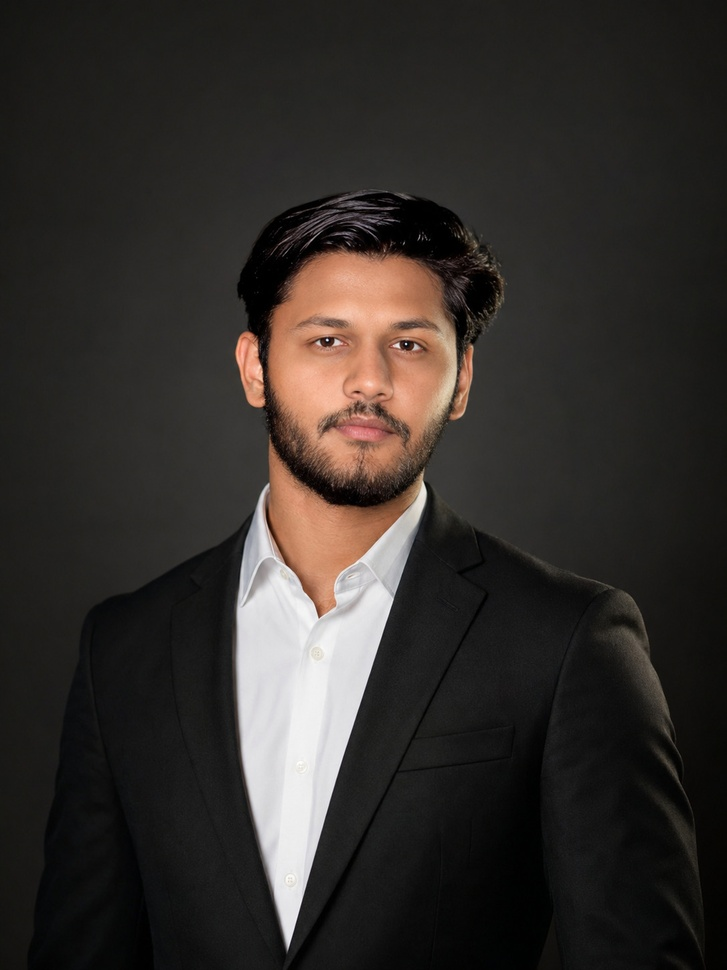
#> input picture source-photo.jpg, 727 x 970 px, shrunk from 1086 x 1448 before the run; its folder holds only this picture in this run
$ python prep_photo_simple.py
#> lines starting #> are read from the running program, lines starting #| are printed output that depends on the picture
"""
Simple photo preparation for ASCII conversion (no AI background removal).
Boosts contrast and saves as grayscale. Works on Windows without rembg/onnxruntime.

Usage: python scripts/prep_photo_simple.py [input.jpg] [output.png]
"""
import os
import sys

import cv2
import numpy as np
from PIL import Image

HERE = os.path.dirname(os.path.abspath(__file__))
INP = sys.argv[1] if len(sys.argv) > 1 else os.path.join(HERE, "..", "source-photo.jpg")
OUT = sys.argv[2] if len(sys.argv) > 2 else os.path.join(HERE, "..", "source-prepped.png")

# 1. Load image as grayscale
img = cv2.imread(INP, cv2.IMREAD_COLOR)
#> img is the input picture: shape (970, 727, 3); mean B, G, R 42.6, 45.9, 50.5
if img is None:
    print(f"Error: could not load {INP}")
    sys.exit(1)

# 2. Convert to grayscale
gray = cv2.cvtColor(img, cv2.COLOR_BGR2GRAY)
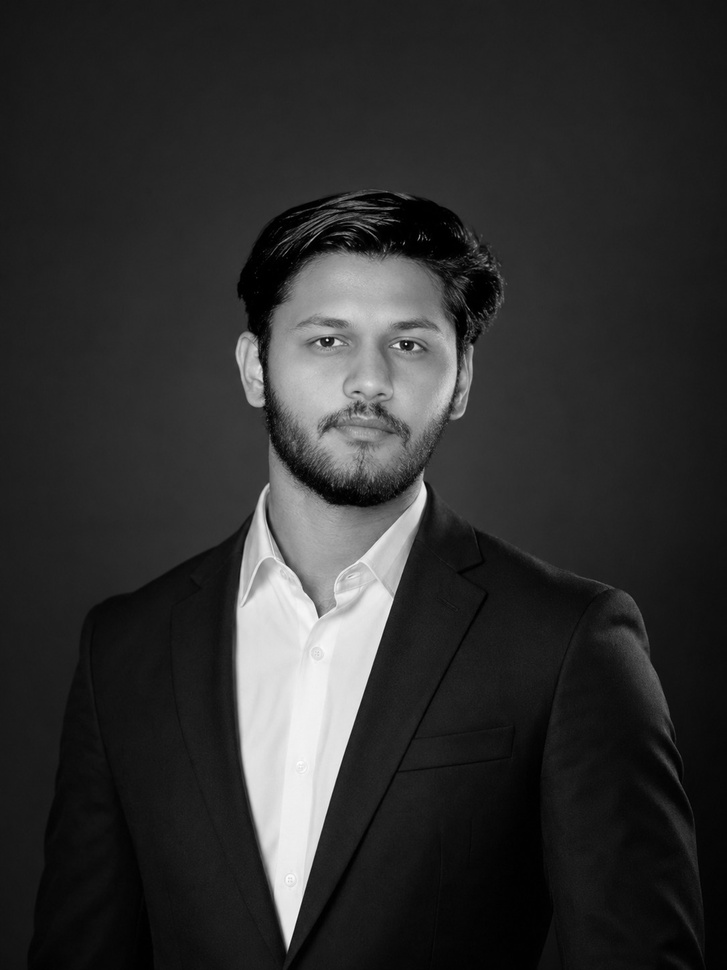
#> gray: shape (970, 727); min 0, max 255, mean 46.9

# 3. Apply CLAHE (local contrast enhancement)
clahe = cv2.createCLAHE(clipLimit=2.6, tileGridSize=(8, 8))
gray = clahe.apply(gray)
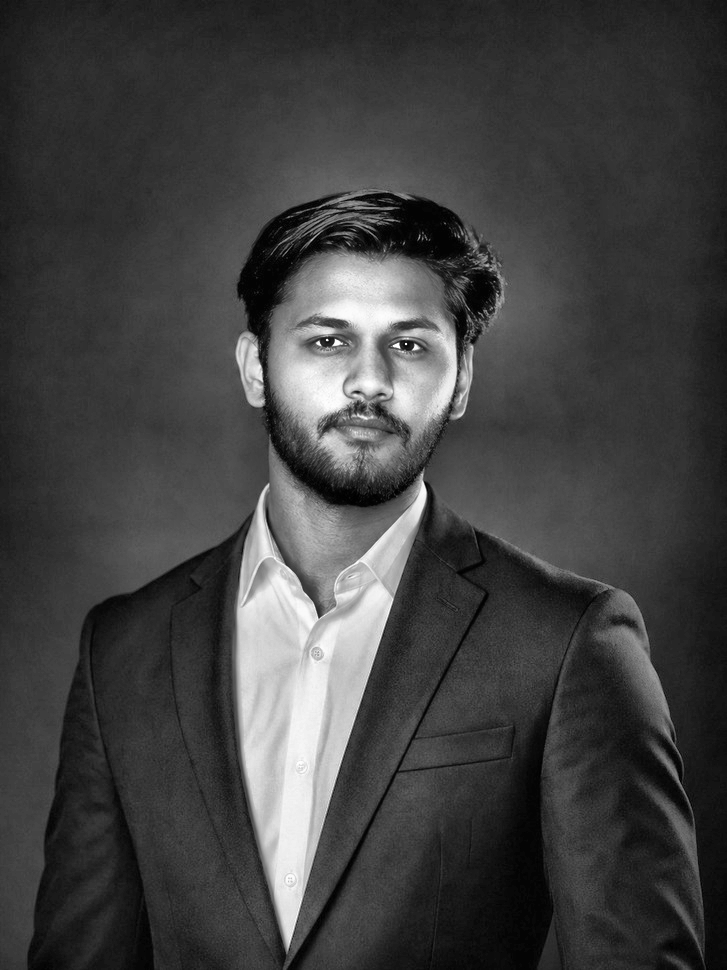
#> gray: shape (970, 727); min 0, max 255, mean 65

# 4. Slight global brightness/contrast lift
gray = cv2.convertScaleAbs(gray, alpha=1.05, beta=18)
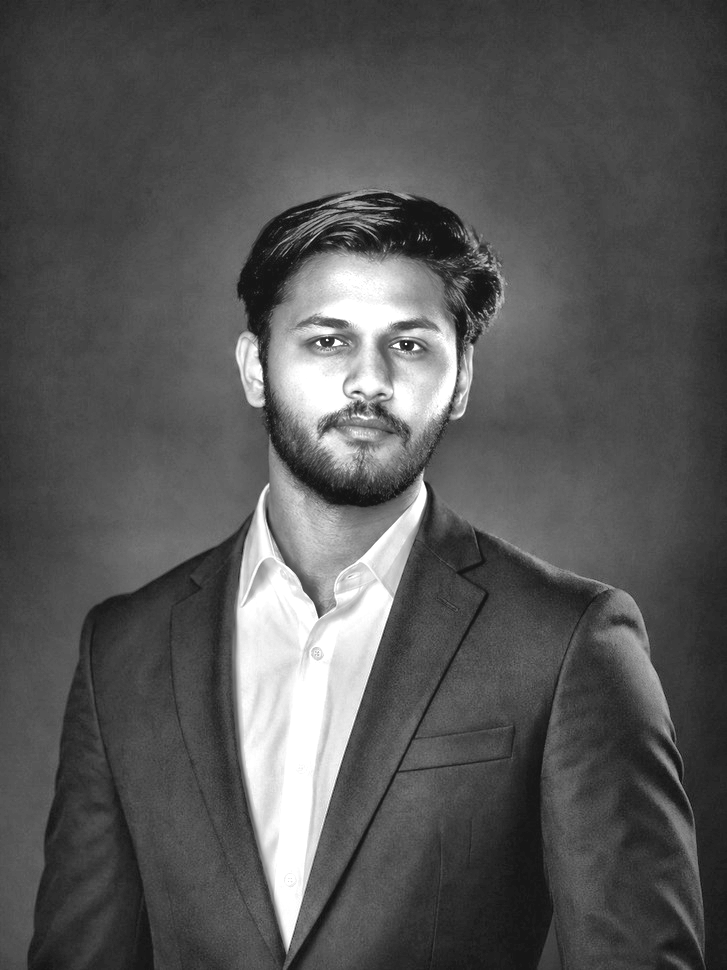
#> gray: shape (970, 727); min 18, max 255, mean 86

# 5. Save as grayscale PNG
Image.fromarray(gray, mode="L").save(OUT)
print(f"wrote {OUT}  {gray.shape}")
#| wrote scripts/../source-prepped.png  (970, 727)
